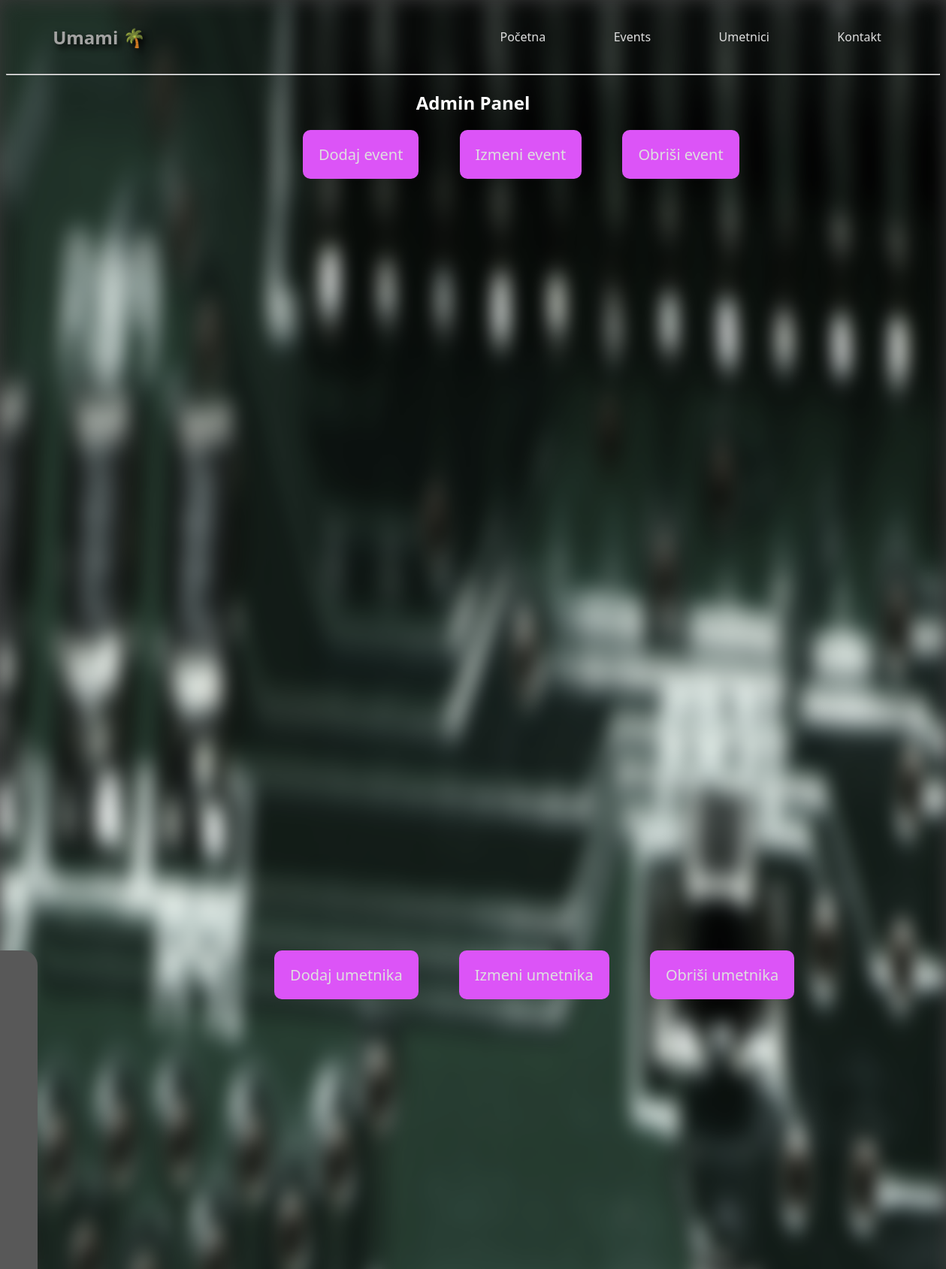
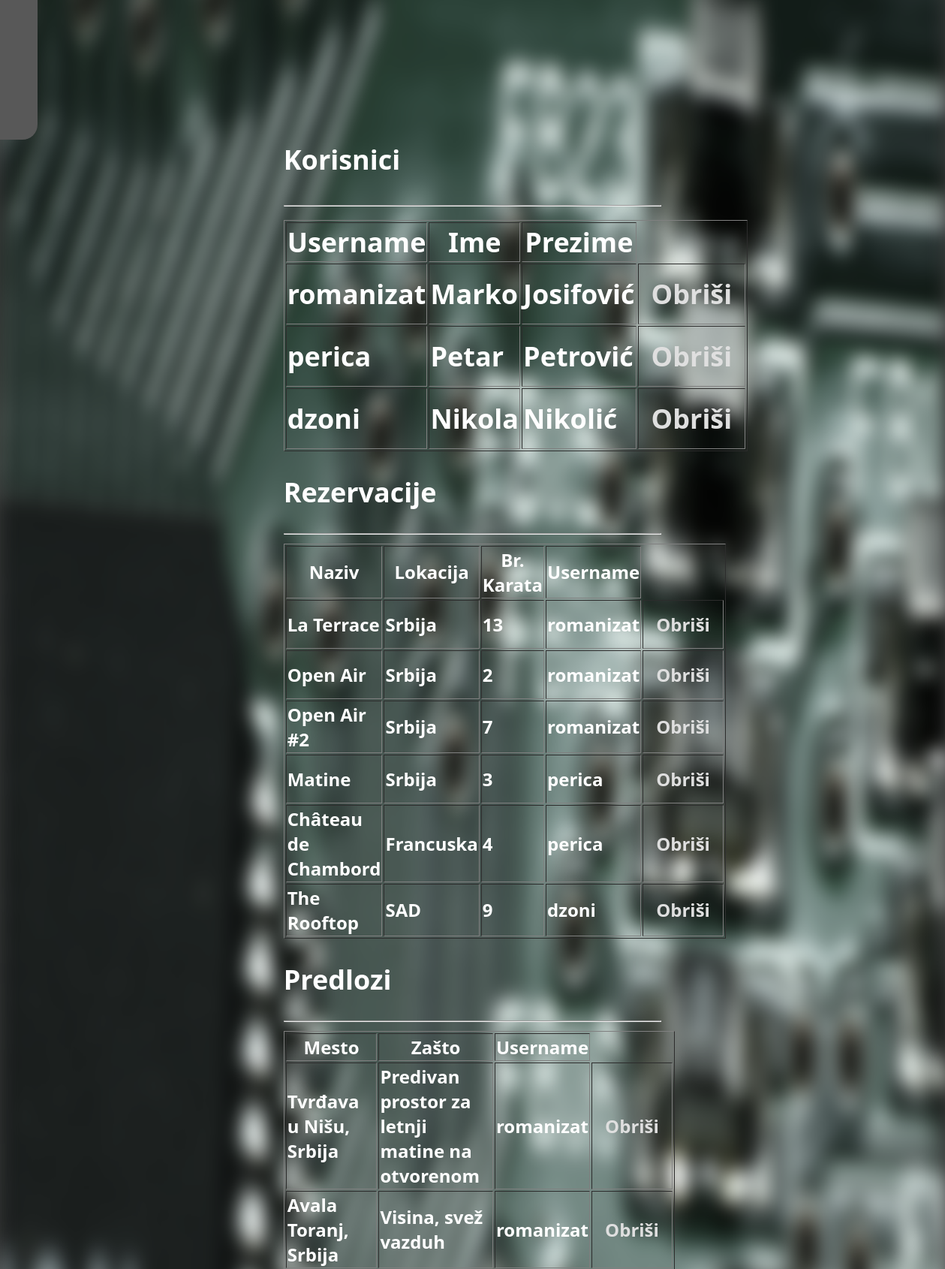
/adminPanel.php (signed in, upper part), run on the app's committed database (2 pictures, top to bottom).
### tables this page shows
CREATE TABLE `korisnik` (
  `id` int(11) NOT NULL,
  `username` text NOT NULL,
  `password` text NOT NULL,
  `ime` text NOT NULL,
  `prezime` text NOT NULL,
  `admin` tinyint(4) NOT NULL
);

CREATE TABLE `rezervacije` (
  `idR` int(11) NOT NULL,
  `idEvent` int(11) NOT NULL,
  `idKorisnik` int(11) NOT NULL,
  `kolicina` int(11) NOT NULL
);

CREATE TABLE `event` (
  `id` int(11) NOT NULL,
  `naziv` text NOT NULL,
  `lokacija` text NOT NULL,
  `slikaEvent` text NOT NULL,
  `idIzvodjac` int(11) NOT NULL
);

CREATE TABLE `locationsuggest` (
  `idL` int(11) NOT NULL,
  `idKorisnik` int(11) NOT NULL,
  `mesto` text NOT NULL,
  `zasto` text NOT NULL
);

### adminPanel.php (the view, shortened to what this page needs)
<?php
require_once("connect.php");
?>
<!DOCTYPE html>
<html lang="en">
<head>
    <link rel="stylesheet" href="style.css">
</head>
<body>
    <nav>
        <h1 onclick="playAudio()" ondblclick="pauseAudio()">Umami 🌴</h1>
        <ul class="nav-links">
            <li><a href="index.php">Početna</a></li>
            <li><a href="events.php">Events</a></li>
            <li><a href="umetnici.php">Umetnici</a></li>
            <li><a href="kontakt.php">Kontakt</a></li>
        </ul>
    </nav>
    <hr>
    <h2 style="text-align: center;">Admin Panel</h2>
    <img src="resources/pexels-pixabay-159220.jpg" alt="admin_background" class="bgImg">
    <div class="adminButtonsParent">
        <span class="adminButtons"><a href="adminCreateEvent.php">Dodaj event</a></span>
        <span class="adminButtons"><a href="adminEditEvent.php">Izmeni event</a></span>
        <span class="adminButtons"><a href="adminDeleteEvent.php">Obriši event</a></span>
    </div>
    <div class="adminButtonsParent2">
        <span class="adminButtons"><a href="adminCreateUmetnik.php">Dodaj umetnika</a></span>
        <span class="adminButtons"><a href="adminEditUmetnik.php">Izmeni umetnika</a></span>
        <span class="adminButtons"><a href="adminDeleteUmetnik.php">Obriši umetnika</a></span>
    </div>
    <?php
    if (!empty($_SESSION['username'])) {
        $ime = $_SESSION['ime'];
        $string = "
      <div id=\"mySidenavB\" class=\"sidenav\">
          <p>$ime</p>
          <hr>
          <a class=\"sideA\" href=\"rezervacijaPg.php\"><img src=\"resources/12-120181_png-file-ticket-icon-svg.png\" class=\"svg\" alt=\"tickets\"></a>
          <hr>
          <a class=\"sideA\" href=\"profil.php\"><img src=\"resources/person-icon-1682.png\" class=\"svg\" alt=\"person\"></a>
          <hr>
          <a class=\"sideA\" href=\"location.php\"><img src=\"resources/Simpleicons_Places_map-marker-1.svg\" class=\"svg\" alt=\"person\"></a>";
        $admin = $_SESSION['admin'];
        if ($admin == 1) {
            $string = $string . "<hr>
          <a class=\"sideA\" href=\"adminPanel.php\">Admin Panel</a>";
        }
        $string = $string . "
      <hr>
      <a class=\"sideA\" href=\"logout.php\">Logout</a>
    </div>";
        echo $string;
    }
    ?>
<div class="centriranjeBody">
        <h2 id="korisnici">Korisnici</p>
        <?php
        $sql = "SELECT * FROM korisnik";
        $result = $con->query($sql);
        echo "<hr>";
        echo "<table border=1>
            <th>Username</th>
            <th>Ime</th>
            <th>Prezime</th>";
        while ($row = $result->fetch()) {
            echo "<tr><td>" . "$row[username]" . "</td>
            <td>". $row["ime"] . "</td>
            <td>". $row["prezime"] . "</td>
            <td>". "<a class=\"sideA\" href=\"deleteAccAdmin.php?id=" . $row["id"] . "\">Obriši</a>" . "</td></tr>";
        }
        echo "</table>";
        ?>
        <h2 id="rezervacije">Rezervacije</h2>
        <?php
        $sql = "SELECT * FROM rezervacije r, event e, korisnik k WHERE (e.id=r.idEvent AND k.id=r.idKorisnik)";
        $result = $con->query($sql);
        echo "<hr>";
        echo "<table border=1>
        <th>Naziv</th>
        <th>Lokacija</th>
        <th>Br. Karata</th>
        <th>Username</th>";
        while ($row = $result->fetch()) {
        echo "<tr><td>" . "$row[naziv]" . "</td>
        <td>". $row["lokacija"] . "</td>
        <td>". $row["kolicina"] . "</td>
        <td>". $row["username"] . "</td>
        <td>". "<a class=\"sideA\" href=\"deleteResAdmin.php?id=" . $row["idR"] . "\">Obriši</a>" . "</td></tr>";
        }
        echo "</table>";
        ?>
        <h2 id="predlozi">Predlozi</h2>
        <?php
        $sql = "SELECT * FROM locationsuggest l, korisnik k WHERE k.id=l.idKorisnik;";
        $result = $con->query($sql);
        echo "<hr>";
        echo "<table border=1>
        <th>Mesto</th>
        <th>Zašto</th>
        <th>Username</th>";
        while ($row = $result->fetch()) {
        echo "<tr><td>" . "$row[mesto]" . "</td>
        <td>". $row["zasto"] . "</td>
        <td>". $row["username"] . "</td>
        <td>". "<a class=\"sideA\" href=\"deleteSugAdmin.php?id=" . $row["idL"] . "\">Obriši</a>" . "</td></tr>";
        }
        echo "</table>";
        ?>
</div>
</body>
</html>

### style.css (style rules this page uses)
body { font-family: 'Segoe UI'; background-color: #383838; font-weight: 100; user-select: none; color: white; }
nav { display: flex; justify-content: space-between; width: 90%; min-height: 10vh; align-items: center; margin: auto; border-radius: 40px; }
.nav-links { display: flex; justify-content: space-between; list-style: none; }
h1 { color: #a3a3a2; text-shadow: 5px 5px 10px rgb(0, 0, 0); cursor: pointer; }
.nav-links, h1 { flex: 1; }
a { display: block; color: #dfdfdf; padding: 14px 16px; text-decoration: none; border-radius: 20000px; }
#mySidenavB { background-color: #585858; position: absolute; text-align: center; top: 30%; left: -80px; transition: 0.3s; padding: 15px; width: 100px; height: 580px; text-decoration: none; font-size: 20px; color: white; border-radius: 0 20px 20px 0; }
span.adminButtons { display: inline-block; border: none; outline: none; background-color: #dc54f7; color: white; cursor: pointer; padding: 5px; border-radius: 10px; font-size: 20px; margin-right: 50px; }
.adminButtonsParent { position: absolute; left: 32%; }
.adminButtonsParent2 { position: absolute; left: 29%; top: 30%; }
.bgImg { z-index: -1; min-height: 100%; min-width: 1024px; width: 100%; height: auto; position: fixed; top: 0; left: 0; filter: blur(12px) grayscale(70%); }
.centriranjeBody { width: 40%; height: 200px; position: absolute; left: 50%; top: 45%; margin-left: -20%; margin-top: -50px; font-weight: bold; font-size: 18pt; }

### data on the page
korisnik: username "romanizat", ime "Marko", prezime "Josifović"
korisnik: username "perica", ime "Petar", prezime "Petrović"
korisnik: username "dzoni", ime "Nikola", prezime "Nikolić"
rezervacije: idEvent.naziv "La Terrace", idEvent.lokacija "Srbija", kolicina "13", idKorisnik.username "romanizat"
rezervacije: idEvent.naziv "Open Air", idEvent.lokacija "Srbija", kolicina "2", idKorisnik.username "romanizat"
rezervacije: idEvent.naziv "Open Air #2", idEvent.lokacija "Srbija", kolicina "7", idKorisnik.username "romanizat"
rezervacije: idEvent.naziv "Matine", idEvent.lokacija "Srbija", kolicina "3", idKorisnik.username "perica"
rezervacije: idEvent.naziv "Château de Chambord", idEvent.lokacija "Francuska", kolicina "4", idKorisnik.username "perica"
rezervacije: idEvent.naziv "The Rooftop", idEvent.lokacija "SAD", kolicina "9", idKorisnik.username "dzoni"
locationsuggest: mesto "Tvrđava u Nišu, Srbija", zasto "Predivan prostor za letnji matine na otvorenom", idKorisnik.username "romanizat"
locationsuggest: mesto "Avala Toranj, Srbija", zasto "Visina, svež vazduh", idKorisnik.username "romanizat"
